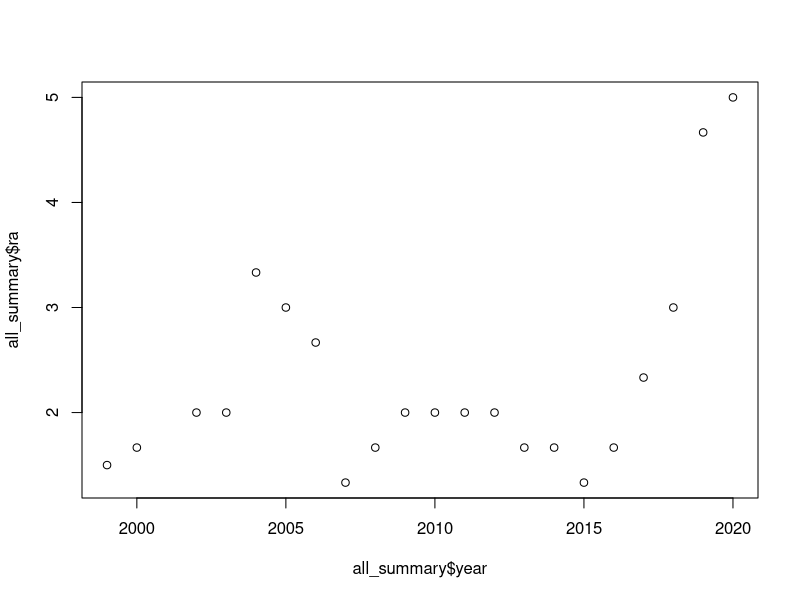

Write the R code that produced this figure. (Note: this script raises an error after producing the figure.)
## ---------------------------
##
## "Ethics, law, and politics in palaeontological research: 
##    The case of Myanmar amber"
## Dunne, Raja, et al. (2022) Commun. Bio.
##
## Purpose of script: Creating Fig. S1 (trends in non-amber publications)
##
## Authors: Nussaïbah B. Raja, Emma M. Dunne
##
## Date Last Modified: 2022-06-07
##
## Copyright (c) Nussaïbah B. Raja & Emma M. Dunne (2022)
## Email: nussaibah.raja.schoob@fau.de, dunne.emma.m@gmail.com
##
## ---------------------------
##
## Notes: N/A
##   
##
## ---------------------------


### Packages:
library(tidyverse)
library(segmented)
library(ggthemes)


#https://www.webofscience.com/wos/woscc/summary/2a75fa0c-3edc-4937-9823-a530d1e3be22-0152a0ec/relevance/1

all <- read.csv("data/webofscience_no_amber.csv")
nrow(all)

all_summary <- setNames(data.frame(table(all$Publication.Year)),
        c("year", "count"))
all_summary$year <- as.numeric(as.character(all_summary$year))


all_summary$ra <- caTools::runmean(all_summary$count, 3, alg="C")

plot(all_summary$year, all_summary$ra)

library(segmented)

my.lm <- lm(ra~year, data=all_summary)
pscore.test(my.lm)
dt <- davies.test(my.lm)
d1 <- c(dt$process[dt$process[,1]==dt$statistic,], p.value=dt$p.value)


my.seg <- segmented(my.lm, 
                    seg.Z = ~ year, 
                    psi = 2016)
d1 <- c(d1, actual=my.seg$psi[2])

# additional breakpoints?
pscore.test(my.seg,~year, more.break = T) 
dt <- davies.test(my.seg)

d2 <- c(dt$process[dt$process[,1]==dt$statistic,], p.value=dt$p.value)

my.seg <- segmented(my.lm, 
                    seg.Z = ~ year, 
                    psi = c(2004, 2016))
d2 <- c(d2, actual=my.seg$psi[1])

dt <- davies.test(my.seg)
d3 <- c(dt$process[dt$process[,1]==dt$statistic,], p.value=dt$p.value, actual=NA)


d <- rbind(d1, d2, d3)
write.csv(d, "output/breakpoint_wos_na.csv", row.names = F)

# get the breakpoints
my.seg$psi


my.fitted <- fitted(my.seg)
my.model <- data.frame(year = all_summary$year, 
                       count = all_summary$ra, fit=my.fitted)


yrs <- round(my.seg$psi[,2])
yrs

my.model$cat <- NA
my.model$cat[my.model$year <yrs[1]] <- "1"
my.model$cat[my.model$year >yrs[2]] <- "2"
my.model$cat[is.na(my.model$cat)] <- "3"

my.lines <- round(my.seg$psi[, 2])

library(ggplot2)
pal <- c("1"="#c06c13","2"="#ff9009","3"="#340e06")

library(ggthemes)
theme_set(theme_hc(base_size=14) %+replace%
            theme(legend.title = element_text(
              face="bold"),
              axis.title = element_text(face="bold"),
              axis.title.y = element_text(angle=90),
              legend.position="none",
              plot.title = element_text(face="bold", hjust=0, size=16))
)

yrs=1999:2003
mod1 <- lm(ra~year, data=all_summary[all_summary$year >=yrs[1] & all_summary$year <=max(yrs),])
y1 <- predict(mod1, newdata=data.frame(year=yrs))
df1 <- data.frame(year=yrs, fit=y1, cat="1")


yrs=2003:2015
mod2 <- lm(ra~year, data=all_summary[all_summary$year >=yrs[1] & all_summary$year <=max(yrs),])
y2 <- predict(mod2, newdata=data.frame(year=yrs))
df2 <- data.frame(year=yrs, fit=y2, cat="3")

yrs=2016:2021
mod3 <- lm(ra~year, data=all_summary[all_summary$year >=yrs[1] & all_summary$year <=max(yrs),])
y3 <- predict(mod3, newdata=data.frame(year=yrs))
df3 <- data.frame(year=yrs, fit=y3, cat="2")

df <- rbind(df1, df2, df3)

ggplot(my.model) +
  geom_vline(xintercept = my.lines, linetype = "dashed") +
  # geom_line(data=my.model, aes(x=year,y=count), size=1) +
  geom_line(data=df, aes(x=year, y=fit, col=cat)) +
  geom_point(aes(x=year, y=count, col=cat), size=4) +
  scale_color_manual(values=pal) +
  labs(x="Year", y="Number of publications")

ggsave("plots/Supplement/Fig_S1_breakpoint.png", w=6, h=4)
